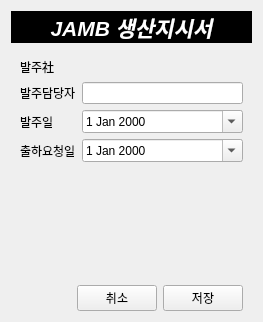
<?xml version="1.0" encoding="UTF-8"?>
<ui version="4.0">
 <class>Dialog</class>
 <widget class="QDialog" name="Dialog">
  <property name="geometry">
   <rect>
    <x>0</x>
    <y>0</y>
    <width>263</width>
    <height>322</height>
   </rect>
  </property>
  <property name="windowTitle">
   <string>Dialog</string>
  </property>
  <layout class="QVBoxLayout" name="verticalLayout">
   <item>
    <widget class="QLabel" name="label">
     <property name="sizePolicy">
      <sizepolicy hsizetype="Preferred" vsizetype="Fixed">
       <horstretch>0</horstretch>
       <verstretch>0</verstretch>
      </sizepolicy>
     </property>
     <property name="font">
      <font>
       <pointsize>16</pointsize>
       <italic>true</italic>
       <bold>true</bold>
      </font>
     </property>
     <property name="styleSheet">
      <string notr="true">background-color:black;color:white;</string>
     </property>
     <property name="text">
      <string>JAMB 생산지시서</string>
     </property>
     <property name="alignment">
      <set>Qt::AlignCenter</set>
     </property>
    </widget>
   </item>
   <item>
    <widget class="QFrame" name="formFrame">
     <property name="sizePolicy">
      <sizepolicy hsizetype="Preferred" vsizetype="Fixed">
       <horstretch>0</horstretch>
       <verstretch>0</verstretch>
      </sizepolicy>
     </property>
     <layout class="QFormLayout" name="formLayout">
      <property name="labelAlignment">
       <set>Qt::AlignLeading|Qt::AlignLeft|Qt::AlignVCenter</set>
      </property>
      <property name="formAlignment">
       <set>Qt::AlignLeading|Qt::AlignLeft|Qt::AlignVCenter</set>
      </property>
      <item row="0" column="0">
       <widget class="QLabel" name="label_2">
        <property name="text">
         <string>발주社</string>
        </property>
       </widget>
      </item>
      <item row="1" column="0">
       <widget class="QLabel" name="label_3">
        <property name="text">
         <string>발주담당자</string>
        </property>
       </widget>
      </item>
      <item row="1" column="1">
       <widget class="QLineEdit" name="lineEdit_Damdang"/>
      </item>
      <item row="2" column="0">
       <widget class="QLabel" name="label_4">
        <property name="text">
         <string>발주일</string>
        </property>
       </widget>
      </item>
      <item row="2" column="1">
       <widget class="QDateEdit" name="dateEdit_Balju">
        <property name="calendarPopup">
         <bool>true</bool>
        </property>
       </widget>
      </item>
      <item row="3" column="0">
       <widget class="QLabel" name="label_5">
        <property name="text">
         <string>출하요청일</string>
        </property>
       </widget>
      </item>
      <item row="3" column="1">
       <widget class="QDateEdit" name="dateEdit_Chulha">
        <property name="calendarPopup">
         <bool>true</bool>
        </property>
       </widget>
      </item>
      <item row="0" column="1">
       <widget class="생산지시서_JAMB발주사_Widget" name="widget_Baljusa" native="true"/>
      </item>
     </layout>
    </widget>
   </item>
   <item>
    <widget class="File_Upload_ListWidget" name="file_upload_wid" native="true"/>
   </item>
   <item>
    <widget class="QFrame" name="frame_9">
     <property name="sizePolicy">
      <sizepolicy hsizetype="Preferred" vsizetype="Fixed">
       <horstretch>1</horstretch>
       <verstretch>0</verstretch>
      </sizepolicy>
     </property>
     <property name="frameShape">
      <enum>QFrame::NoFrame</enum>
     </property>
     <property name="frameShadow">
      <enum>QFrame::Raised</enum>
     </property>
     <layout class="QHBoxLayout" name="horizontalLayout">
      <property name="bottomMargin">
       <number>0</number>
      </property>
      <item>
       <spacer name="horizontalSpacer">
        <property name="orientation">
         <enum>Qt::Horizontal</enum>
        </property>
        <property name="sizeHint" stdset="0">
         <size>
          <width>40</width>
          <height>20</height>
         </size>
        </property>
       </spacer>
      </item>
      <item>
       <widget class="QPushButton" name="PB_cancel">
        <property name="text">
         <string>취소</string>
        </property>
        <property name="autoDefault">
         <bool>false</bool>
        </property>
       </widget>
      </item>
      <item>
       <widget class="QPushButton" name="PB_save">
        <property name="text">
         <string>저장</string>
        </property>
        <property name="autoDefault">
         <bool>false</bool>
        </property>
       </widget>
      </item>
     </layout>
    </widget>
   </item>
  </layout>
 </widget>
 <customwidgets>
  <customwidget>
   <class>File_Upload_ListWidget</class>
   <extends>QWidget</extends>
   <header>modules.PyQt.component.file_upload_listwidget</header>
   <container>1</container>
  </customwidget>
  <customwidget>
   <class>생산지시서_JAMB발주사_Widget</class>
   <extends>QWidget</extends>
   <header>modules.PyQt.component.combo_lineedit</header>
   <container>1</container>
  </customwidget>
 </customwidgets>
 <resources/>
 <connections/>
</ui>
